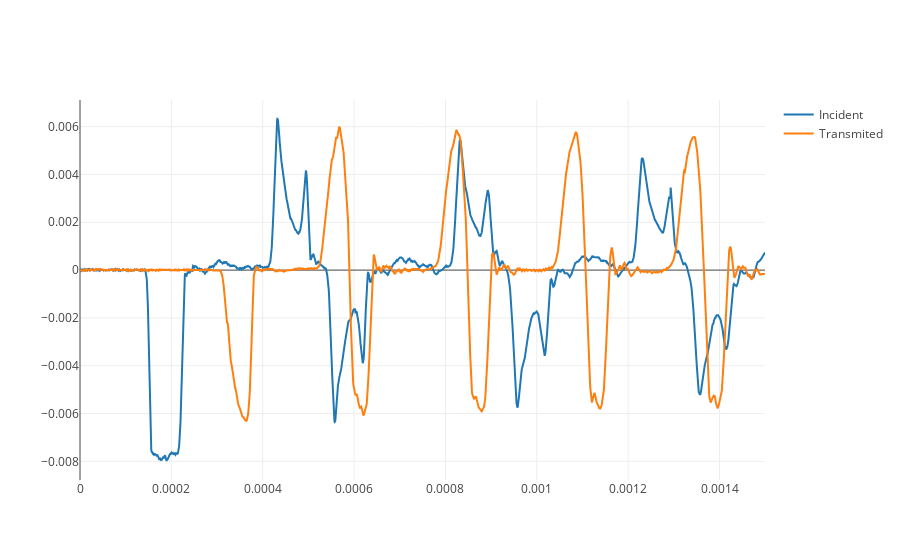

The cell this chart's notebook holds for it:
### Code cell
fig1 = go.Figure(layout=dict(template = "none"))
fig1.add_trace(go.Scatter(x = time, y = incid, name = "Incident"))
fig1.add_trace(go.Scatter(x = time, y = trans, name = "Transmited"))
fig1.show()

### Figure 1 — Plotly figure (JSON) as saved in the notebook; plotly's stock layout.template omitted (floating-point values rounded to 4 significant figures; data arrays with more than 128 entries replaced by an {"elided": "..."} marker saying what was removed)
{"data": [{"name": "Incident", "type": "scatter", "x": {"elided": "3000 float values"}, "y": {"elided": "3000 float values"}}, {"name": "Transmited", "type": "scatter", "x": {"elided": "3000 float values"}, "y": {"elided": "3000 float values"}}], "layout": {}}
